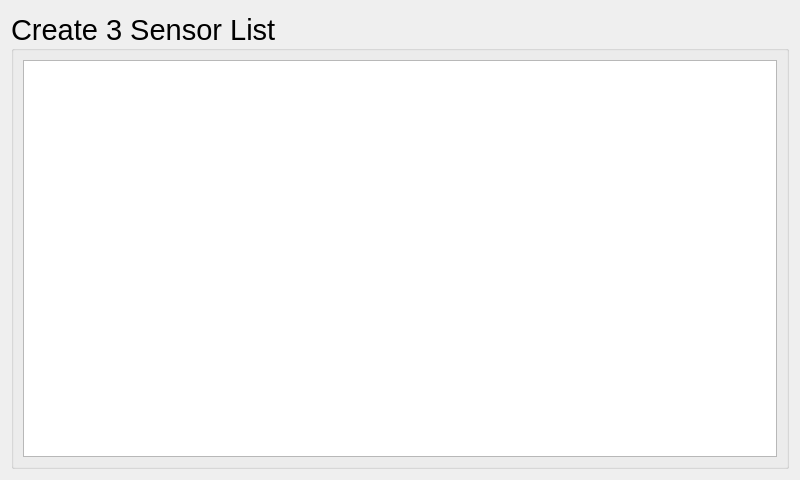
<?xml version="1.0" encoding="UTF-8"?>
<ui version="4.0">
 <class>Create3SensorListWidget</class>
 <widget class="QWidget" name="Create3SensorListWidget">
  <property name="geometry">
   <rect>
    <x>0</x>
    <y>0</y>
    <width>800</width>
    <height>480</height>
   </rect>
  </property>
  <property name="windowTitle">
   <string>Sensor List</string>
  </property>
  <layout class="QVBoxLayout" name="verticalLayout_2">
   <item>
    <widget class="QGroupBox" name="CreateInfo">
     <property name="font">
      <font>
       <pointsize>22</pointsize>
      </font>
     </property>
     <property name="title">
      <string>Create 3 Sensor List</string>
     </property>
     <property name="alignment">
      <set>Qt::AlignLeading|Qt::AlignLeft|Qt::AlignVCenter</set>
     </property>
     <layout class="QVBoxLayout" name="verticalLayout">
      <item>
       <widget class="QTableView" name="sensors">
        <property name="font">
         <font>
          <pointsize>22</pointsize>
         </font>
        </property>
        <property name="editTriggers">
         <set>QAbstractItemView::NoEditTriggers</set>
        </property>
        <property name="tabKeyNavigation">
         <bool>false</bool>
        </property>
        <property name="showDropIndicator" stdset="0">
         <bool>false</bool>
        </property>
        <property name="dragDropOverwriteMode">
         <bool>false</bool>
        </property>
        <property name="alternatingRowColors">
         <bool>true</bool>
        </property>
        <property name="selectionMode">
         <enum>QAbstractItemView::SingleSelection</enum>
        </property>
        <property name="selectionBehavior">
         <enum>QAbstractItemView::SelectRows</enum>
        </property>
        <property name="showGrid">
         <bool>true</bool>
        </property>
        <property name="gridStyle">
         <enum>Qt::NoPen</enum>
        </property>
        <property name="wordWrap">
         <bool>false</bool>
        </property>
        <property name="cornerButtonEnabled">
         <bool>false</bool>
        </property>
        <attribute name="horizontalHeaderVisible">
         <bool>false</bool>
        </attribute>
        <attribute name="horizontalHeaderMinimumSectionSize">
         <number>1</number>
        </attribute>
        <attribute name="horizontalHeaderDefaultSectionSize">
         <number>300</number>
        </attribute>
        <attribute name="horizontalHeaderHighlightSections">
         <bool>false</bool>
        </attribute>
        <attribute name="horizontalHeaderStretchLastSection">
         <bool>true</bool>
        </attribute>
        <attribute name="verticalHeaderVisible">
         <bool>false</bool>
        </attribute>
        <attribute name="verticalHeaderDefaultSectionSize">
         <number>36</number>
        </attribute>
        <attribute name="verticalHeaderHighlightSections">
         <bool>false</bool>
        </attribute>
       </widget>
      </item>
     </layout>
    </widget>
   </item>
  </layout>
 </widget>
 <resources/>
 <connections/>
</ui>
